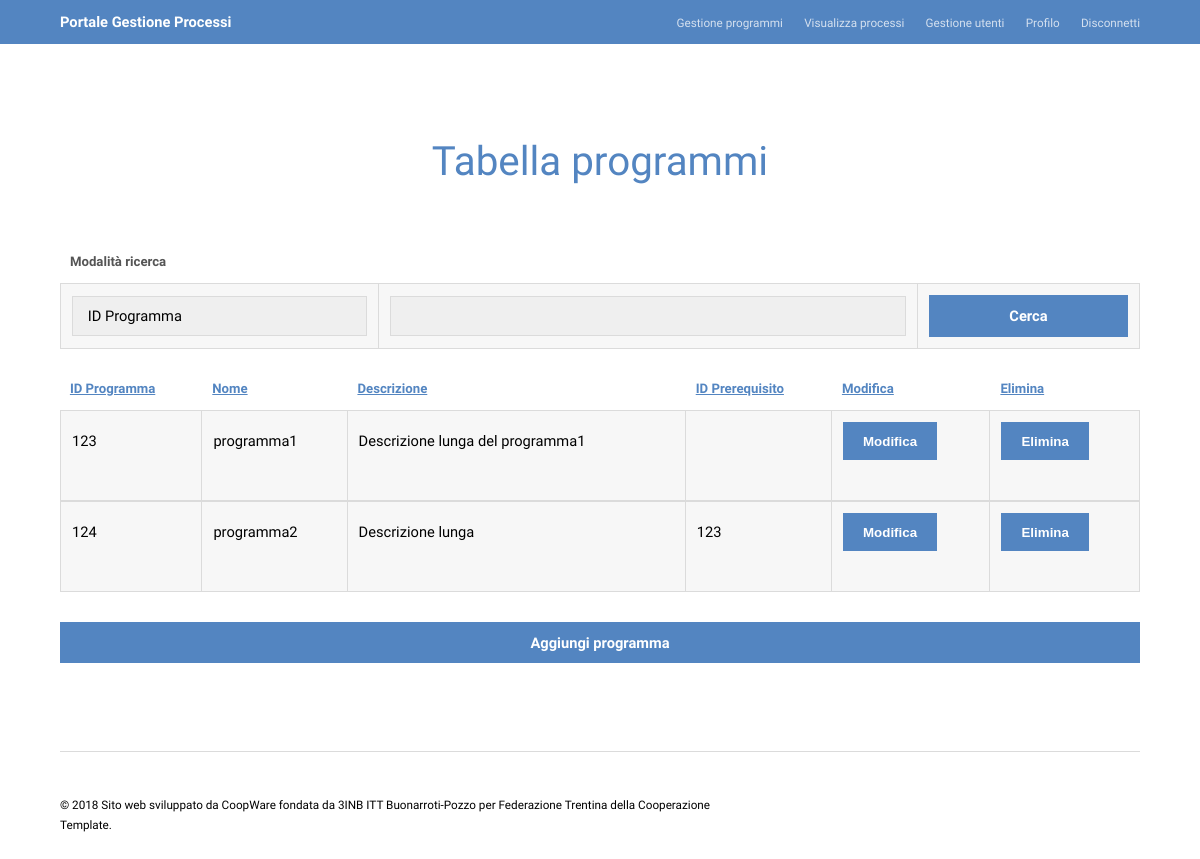
The app's page /amministratore/program-table.php (signed in), older data.
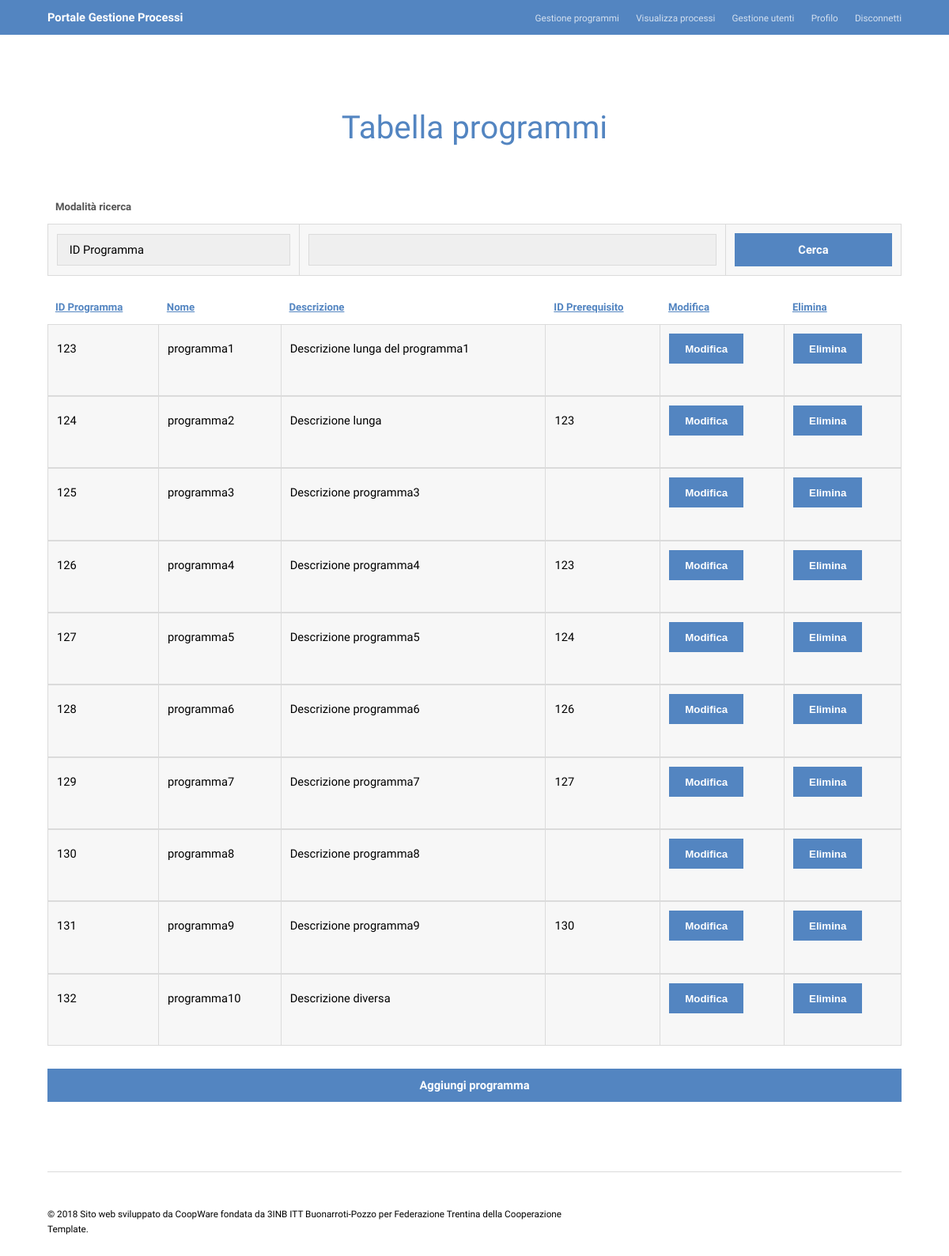
The same page, newer data.
### tables this page shows
CREATE TABLE IF NOT EXISTS `programma` (
  `IDprogramma` int(11) NOT NULL AUTO_INCREMENT,
  `nome` varchar(40) NOT NULL,
  `descrizioneLunga` varchar(400) DEFAULT NULL,
  `IDprerequisito` int(11) DEFAULT NULL,
  PRIMARY KEY (`IDprogramma`),
  KEY `IDprerequisito` (`IDprerequisito`)
);

### amministratore/program-table.php (the view, shortened to what this page needs)
<!DOCTYPE HTML>
<html>
	<head>
		<link rel="stylesheet" href="../assets/css/main.css" />
	</head>
	<body class="subpage">
		<header id="header">
				<div class="inner">
					<a href="home.php" class="logo">Portale Gestione Processi</a>
					<nav id="nav">
						<a href="program-table.php">Gestione programmi</a>
						<a href="process-table.php">Visualizza processi</a>
						<a href="gestione-utente.php">Gestione utenti</a>
						<a href="utente.php">Profilo</a>
						<a href="../index.php?logout=true">Disconnetti</a>
					</nav>
				</div>
		</header>
		<section id="main" class="wrapper">
			<div class="inner">
				<header class="align-center">
					<h2>Tabella programmi</h2>
				</header>
				<div class="table-wrapper">
                    <form name="mod" id="mod" method="POST">
                        <table class="alt">
                            <thead>
                                <tr>
                                    <th>Modalità ricerca</th>
                                </tr>
                            </thead>
                            <tbody>
                                <tr>
                                    <td>
										<select name="mode">
											<option value="IDprogramma">ID Programma</option>
										</select>
									</td>
									<td>
										<input type="text" name="scelta" required>
									</td>
                                    <td><input type="submit" name="cerca" value="Cerca" class="button special fit"></td>
                                </tr>
                            </tbody>
                        </table>
					</form>
					<table id="alt" class="alt">
					<thead>
						<tr>
							<th><a id="id">ID Programma</a></th>
							<th><a id="nome">Nome</a></th>
							<th><a id="descrizione">Descrizione</a></th>
							<th><a id="id">ID Prerequisito</a></th>
							<th><a id="modifica">Modifica</a></th>
							<th><a id="elimina">Elimina</a></th>
						</tr>
					</thead>
					<?php
						$conn = connection();
						$query = "SELECT * FROM programma";
						$res = mysqli_query($conn, $query);
						while($row = mysqli_fetch_array($res)) {
							echo("<tbody><tr>");
							echo("<td>" . $row['IDprogramma'] . "</td>");
							echo("<td>" . $row['nome'] . "</td>");
							echo("<td>" . $row['descrizioneLunga'] . "</td>");
							echo("<td>" . $row['IDprerequisito'] . "</td>");
							echo("<td><form action='program-table-modifica.php' method='POST'><button type='submit' name='modifica' value='" . $row['IDprogramma'] . "'>Modifica</button></form></td>");
							echo("<td><form action='#' method='POST'><button type='submit' name='elimina' value='" . $row['IDprogramma'] . "' onclick='return confirm(\"Sei sicuro di voler eliminare questo programma?\");'>Elimina</button></form></td>");
							echo("</tr></tbody>");
						}
					?>
					</table>
					<a href="program-table-inserisci.php" class="button special fit" onClick="impostaID('')">Aggiungi programma</a>
				</div>
			</div>
		</section>
		<footer id="footer">
			<div class="inner">
				<div class="flex">
					<div class="copyright">
						&copy; 2018 Sito web sviluppato da CoopWare fondata da 3INB ITT Buonarroti-Pozzo per Federazione Trentina della Cooperazione
						<br><a href="https://templated.co">Template</a>.
					</div>
				</div>
			</div>
		</footer>
	</body>
</html>

Row changes from the older to the newer data that the page shows:
added programma: IDprogramma "125", nome "programma3", descrizioneLunga "Descrizione programma3"
added programma: IDprogramma "126", nome "programma4", descrizioneLunga "Descrizione programma4", IDprerequisito "123"
added programma: IDprogramma "127", nome "programma5", descrizioneLunga "Descrizione programma5", IDprerequisito "124"
added programma: IDprogramma "128", nome "programma6", descrizioneLunga "Descrizione programma6", IDprerequisito "126"
added programma: IDprogramma "129", nome "programma7", descrizioneLunga "Descrizione programma7", IDprerequisito "127"
added programma: IDprogramma "130", nome "programma8", descrizioneLunga "Descrizione programma8"
added programma: IDprogramma "131", nome "programma9", descrizioneLunga "Descrizione programma9", IDprerequisito "130"
added programma: IDprogramma "132", nome "programma10", descrizioneLunga "Descrizione diversa"
